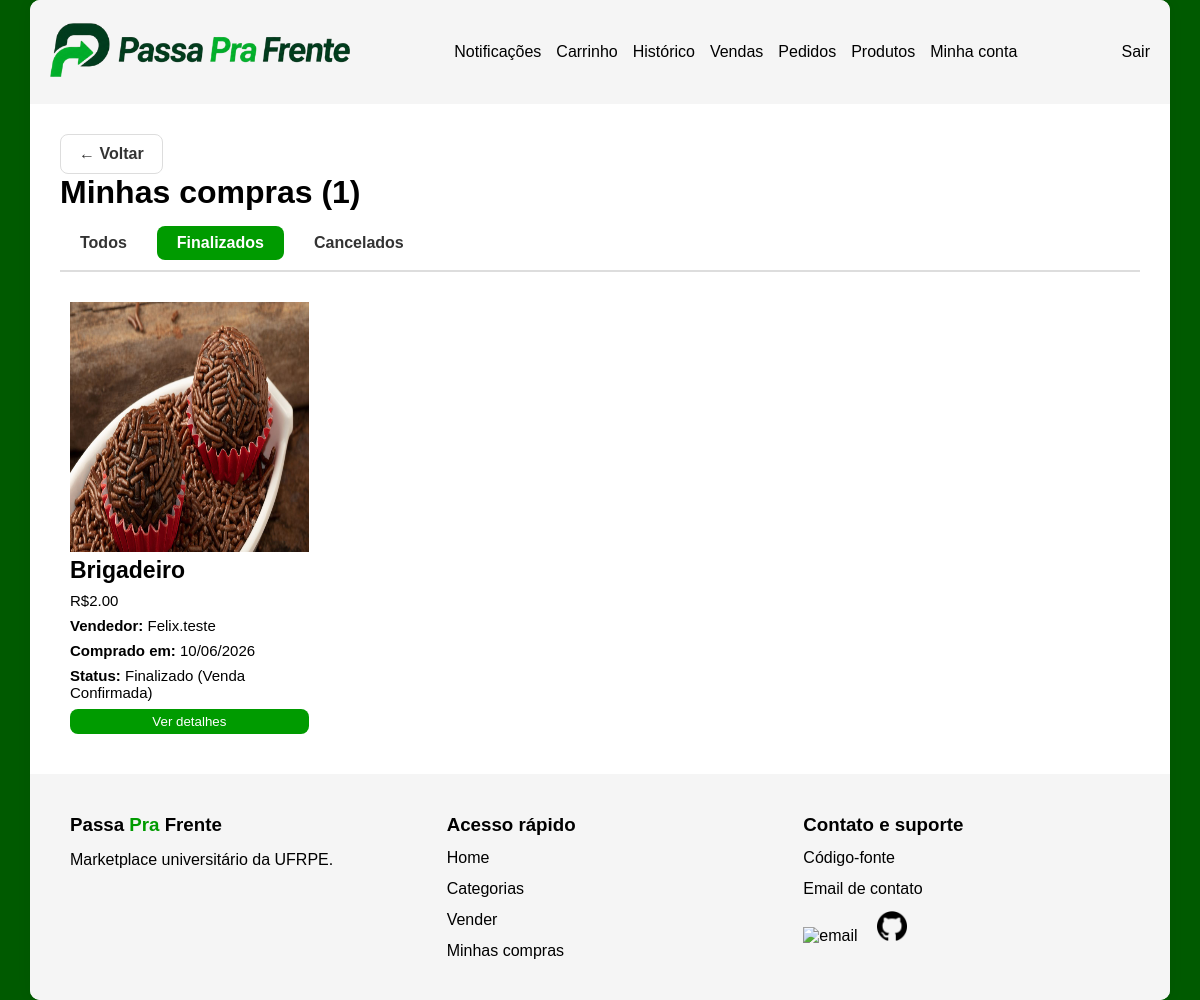
Page /pedidos/historico/compras/?filtro=finalizado (signed in) on the committed database.
### pedidos/models.py (models this page shows, shortened)
class Pedido(models.Model):
    STATUS_CHOICES = [
        ('pendente', 'Pendente'),
        ('compra_confirmada', 'Confirmada pelo vendedor'),
        ('aguardando_confirmacao', 'Aguardando confirmação do comprador'),
        ('finalizado', 'Finalizado (Venda Confirmada)'),
        ('cancelamento_solicitado', 'Cancelamento Solicitado pelo Comprador'),
        ('cancelado', 'Cancelado'),
    ]
    produto = models.ForeignKey(Produto, on_delete=models.CASCADE)
    comprador = models.ForeignKey(
        settings.AUTH_USER_MODEL,
        on_delete=models.CASCADE,
        related_name='compras'
    )
    vendedor = models.ForeignKey(
        settings.AUTH_USER_MODEL,
        on_delete=models.CASCADE,
        related_name='vendas'
    )
    status = models.CharField(
        max_length=30,
        choices=STATUS_CHOICES,
        default='pendente'
    )
    criado_em = models.DateTimeField(auto_now_add=True)
    class Meta:
        unique_together = ('produto', 'comprador')

### produtos/models.py (models this page shows, shortened)
class ImagemProduto(models.Model):
    produto = models.ForeignKey(
        Produto, on_delete=models.CASCADE,
        related_name='imagens'
    )
    imagem = models.ImageField(upload_to='produtos/')

class Produto(models.Model):
    nome = models.CharField(max_length=200)
    descricao = models.TextField()
    preco = models.DecimalField(max_digits=10, decimal_places=2)
    categoria = models.CharField(max_length=50, choices=CATEGORIAS)
    vendido = models.BooleanField(default=False)
    vendedor = models.ForeignKey(
        settings.AUTH_USER_MODEL,
        on_delete=models.CASCADE,
        related_name='produtos'
    )

### accounts/models.py (models this page shows, shortened)
class Usuario(AbstractUser):
    email = models.EmailField(unique=True)
    nickname = models.CharField(max_length=50, unique=True)
    telefone = models.CharField(max_length=11)
    dois_fatores = models.BooleanField(default=False)
    email_verificado = models.BooleanField(default=False)
    USERNAME_FIELD = 'email'
    REQUIRED_FIELDS = ['username', 'nickname', 'telefone']

### pedidos/views.py (the view)
# urls.py: path('historico/compras/', HistoricoComprasView.as_view(), name='historico_compras'),
class HistoricoComprasView(LoginRequiredMixin, View):
    def get(self, request):
        filtro = request.GET.get('filtro', 'todos')
        pedidos = Pedido.objects.filter(
            comprador=request.user,
            status__in=['finalizado', 'cancelado', 'cancelamento_solicitado']
        ).select_related('produto', 'produto__vendedor').order_by('-criado_em')
        total_finalizados=pedidos.filter(status='finalizado').count()
        if filtro == 'finalizado':
            pedidos = pedidos.filter(status='finalizado')
        elif filtro == 'cancelado':
            pedidos = pedidos.filter(status__in=['cancelado', 'cancelamento_solicitado'])
        return render(request, 'pedidos/historico_compras.html',{
            'pedidos': pedidos,
            'filtro': filtro,
            'total_finalizados': total_finalizados,
        })

### notificacoes/context_processors.py (called while the page is built)
def notificacoes_nao_lidas(request):
        if not request.user.is_authenticated:
            return {'notificacoes_count': 0}
        count = Notificacao.objects.filter(
            usuario=request.user,
            lida=False
        ).count()
        return {'notificacoes_count': count}

### templates/pedidos/historico_compras.html (shortened to what this page needs)
{% extends 'base.html' %}
{% load static %}
    {% block extra_css %}
        <link rel="stylesheet" href="{% static 'pedidos/historico_compras.css' %}">
    {% endblock %}
{% block content %}
<body>
    <main>
        <div class="container">
            <a class="back_button" href="{% url 'historico' %}">← Voltar</a>
            <h1>Minhas compras ({{ total_finalizados }})</h1>
            <div class="historico_abas">
                <a href="?filtro=todos"
                class="aba {% if filtro == 'todos' %}ativa{% endif %}">
                    Todos
                </a>
                <a href="?filtro=finalizado"
                class="aba {% if filtro == 'finalizado' %}ativa{% endif %}">
                    Finalizados
                </a>
                <a href="?filtro=cancelado"
                class="aba {% if filtro == 'cancelado' %}ativa{% endif %}">
                    Cancelados
                </a>
            </div>
            <div class="main_produtos">
                {% if pedidos %}
                    {% for pedido in pedidos %}
                        <div class="main_produto">
                            {% with pedido.produto.imagens.first as img %}
                                {% if img %}
                                    <img src="{{ img.imagem.url }}" alt="{{ pedido.produto.nome }}">
                                {% else %}
                                    <img src="{% static 'accounts/Images/PassaPraFrente_logo.png' %}" alt="Sem imagem">
                                {% endif %}
                            {% endwith %}
                            <div class="main_desc">
                                <h3>{{ pedido.produto.nome }}</h3>
                                <p>R${{ pedido.produto.preco }}</p>
                                <p><b>Vendedor: </b> {{ pedido.produto.vendedor.nickname }}</p>
                                <p><b>Comprado em: </b>{{ pedido.criado_em|date:"d/m/Y" }}</p>
                                <p><b>Status: </b> {{ pedido.get_status_display }}</p>
                            </div>
                            <div class="produto_buttons">
                                <button onclick="window.location.href='{% url 'detalhe_historico' pedido.id %}'">Ver detalhes</button>
                            </div>
                        </div>
                    {% endfor %}
                {% else %}
                        <p>Você não possui um produto cadastrado nessa seção</p>
                {% endif %}
            </div>
        </div>
    </main>
</body>
{% endblock %}

### static/base.css (style rules this page uses)
* { margin: 0px; padding: 0px; font-family: Arial, sans-serif; --green1: #009b00; --green-body: #005a00; --white: #ffffff; --grey-button: #e2e2e2bb; --black: #000000; --background1: #f7f7f7dc; }
body { box-sizing: border-box; background-color: var(--green-body); }
.container { max-width: 1140px; margin: auto; }

### static/pedidos/historico_compras.css (style rules this page uses)
* { margin: 0; padding: 0; box-sizing: border-box; font-family: Arial; --green1: #009b00; --green2: #01bb01; --background1: #f5f5f5; --background2: #F1F4F1; --border-grey: #D9D9D9; --grey-subtitle: #999; --background-button: #050303; --red1: red; --red-button: #fabbbb; }
.container { max-width: 1140px; margin: auto; }
.historico_abas { display: flex; gap: 10px; margin-bottom: 20px; border-bottom: 2px solid #ddd; padding-bottom: 10px; }
.aba { padding: 8px 20px; border-radius: 8px; text-decoration: none; color: #333; font-weight: bold; transition: 0.2s; }
.aba.ativa { background-color: #009b00; color: white; }
.back_button { display: inline-flex; gap: 8px; padding: 10px 18px; background: white; color: #333; text-decoration: none; border: 1px solid #ddd; border-radius: 8px; font-weight: 600; transition: .2s; }
main { padding: 30px; }
main h1 { margin-bottom: 15px; }
.main_produtos { display: grid; grid-template-columns: repeat(4, 1fr); gap: 15px; }
.main_produto { border-radius: 5px; font-size: 20px; padding: 10px; transition: 0.3s; }
.main_produto h3 { font-size: 23px; margin-bottom: 8px; }
.main_produto p { font-size: 15px; margin-bottom: 8px; }
.main_produto img { width: 100%; height: 250px; transition: 0.3s; }
.produto_buttons { display: flex; align-items: flex-end; gap: 15px; }
.produto_buttons button { background-color: var(--green1); color: white; padding: 5px 13px; cursor: pointer; border-radius: 8px; border: none; flex: 1; }

### rows in the picture
Pedido: produto.imagens.first.imagem (picture), produto.nome "Brigadeiro", produto.preco "2.00", produto.vendedor.nickname "Felix.teste", criado_em "10/06/2026", status "Finalizado (Venda Confirmada)"

### other values in the picture
{{ total_finalizados }} "1"
